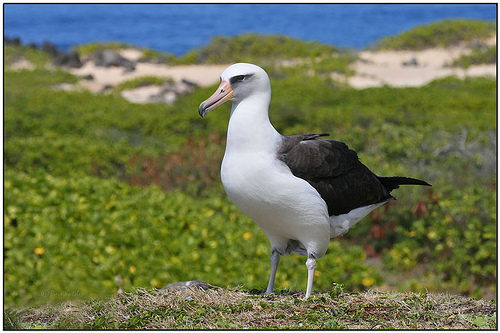
#> input picture imageclassification/dataset/train/Albatross/image_17.jpg, 500 x 333 px, given in place of image_1.jpg, which was not available
$ python global.py   (older library calls are emulated)
#> lines starting #> are read from the running program, lines starting #| are printed output that depends on the picture; pictures that were not available may be replaced by others from this repository, and a replacement may not be noted
#-----------------------------------
# GLOBAL FEATURE EXTRACTION
#-----------------------------------

# organize imports
from sklearn.preprocessing import LabelEncoder
from sklearn.preprocessing import MinMaxScaler
import numpy as np
import mahotas
import cv2
import os
import h5py

# fixed-sizes for image
fixed_size = tuple((500, 500))

# path to training data
train_path = "dataset\\train"

# no.of.trees for Random Forests
num_trees = 100

# bins for histogram
bins = 8

# train_test_split size
test_size = 0.10

# seed for reproducing same results
seed = 9

# feature-descriptor-1: Hu Moments
def fd_hu_moments(image):
    image = cv2.cvtColor(image, cv2.COLOR_BGR2GRAY)
    feature = cv2.HuMoments(cv2.moments(image)).flatten()
    return feature

# feature-descriptor-2: Haralick Texture
def fd_haralick(image):
    # convert the image to grayscale
    gray = cv2.cvtColor(image, cv2.COLOR_BGR2GRAY)
    # compute the haralick texture feature vector
    haralick = mahotas.features.haralick(gray).mean(axis=0)
    # return the result
    return haralick

# feature-descriptor-3: Color Histogram
def fd_histogram(image, mask=None):
    # convert the image to HSV color-space
    image = cv2.cvtColor(image, cv2.COLOR_BGR2HSV)
    # compute the color histogram
    hist  = cv2.calcHist([image], [0, 1, 2], None, [bins, bins, bins], [0, 256, 0, 256, 0, 256])
    # normalize the histogram
    cv2.normalize(hist, hist)
    # return the histogram
    return hist.flatten()

# get the training labels
train_labels = os.listdir(train_path)

# sort the training labels
train_labels.sort()
print(train_labels)

# empty lists to hold feature vectors and labels
global_features = []
labels = []

i, j = 0, 0
k = 0

# num of images per class
images_per_class = 80

# loop over the training data sub-folders
for training_name in train_labels:
    # join the training data path and each species training folder
    dir = os.path.join(train_path, training_name)

    # get the current training label
    current_label = training_name

    k = 1
    # loop over the images in each sub-folder
    for x in range(1,images_per_class+1):
        # get the image file name
        file = dir + "\\image_" + str(x) + ".jpg"
        #print(file)
        # read the image and resize it to a fixed-size
        image = cv2.imread(file)
#> image is the input picture: shape (333, 500, 3); mean B, G, R 83.9, 117.7, 109.3
        #cv2.imshow("Image",image)
        image = cv2.resize(image, fixed_size)
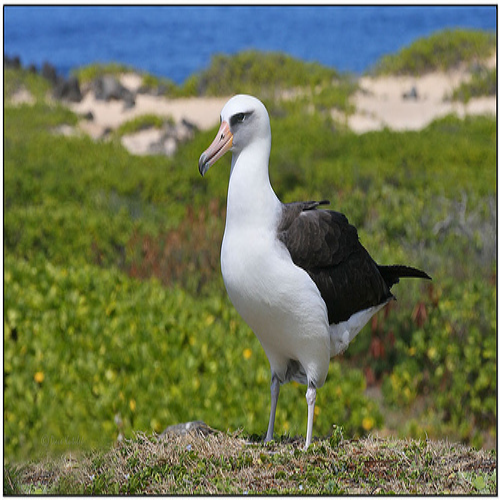
#> image: shape (500, 500, 3); mean B, G, R 83.8, 117.6, 109.2

        ####################################
        # Global Feature extraction
        ####################################
        fv_hu_moments = fd_hu_moments(image)
#> in fd_hu_moments, `image = cv2.cvtColor(image, cv2.COLOR_BGR2GRAY)`:
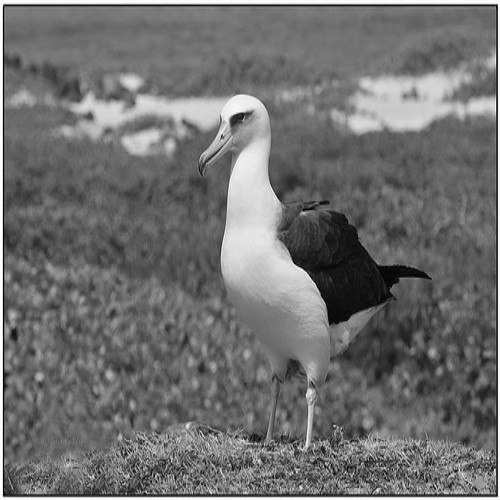
#> image: shape (500, 500); min 0, max 255, mean 111.2
#> in fd_hu_moments, `feature = cv2.HuMoments(cv2.moments(image)).flatten()`: feature = [0.00152, 4.66e-09, 7.33e-12, 8.13e-12, 3.62e-23, 1.94e-16, 5.12e-23]
#> fv_hu_moments has the same summary as feature in fd_hu_moments
#> (the run stopped early here; a loop or call above may not have finished)

$ run again, on imageclassification/dataset/train/Bluebell/image_1.jpg
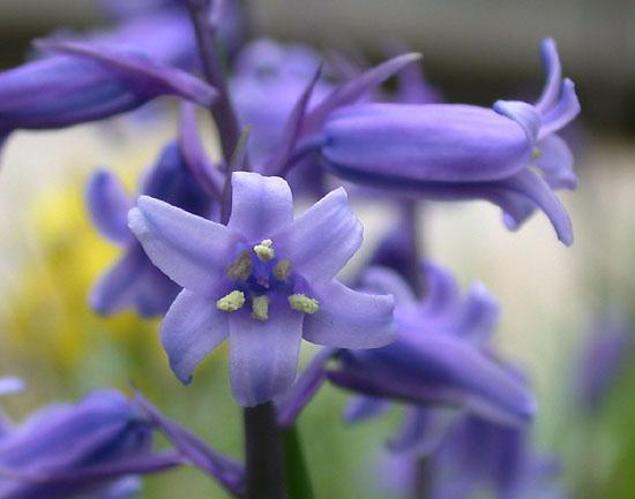
#> input picture imageclassification/dataset/train/Bluebell/image_1.jpg, 635 x 499 px, found by its file name
#> image is the input picture: shape (499, 635, 3); mean B, G, R 144.2, 117.4, 122.5
#> `image = cv2.resize(image, fixed_size)`:
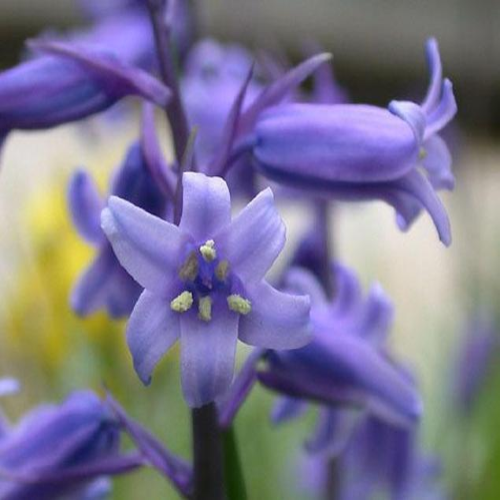
#> image: shape (500, 500, 3); mean B, G, R 144.1, 117.3, 122.4
#> in fd_hu_moments, `image = cv2.cvtColor(image, cv2.COLOR_BGR2GRAY)`:
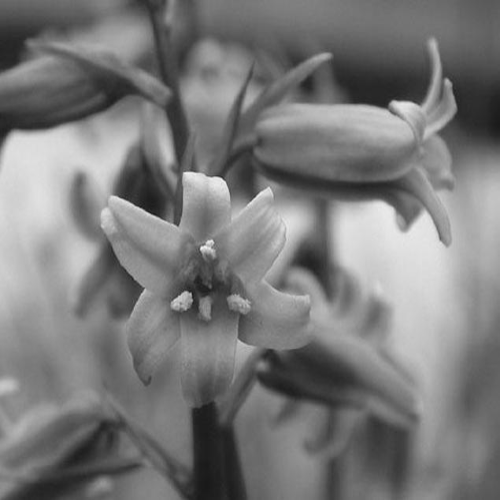
#> image: shape (500, 500); min 25, max 242, mean 121.9
#> feature = [0.00131, 2.26e-08, 6.06e-12, 8.35e-13, 5.25e-26, -5.54e-17, 1.88e-24]
#> fv_hu_moments has the same summary as feature in fd_hu_moments
